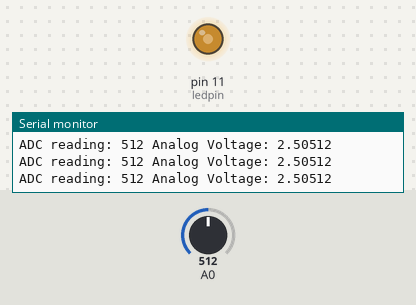
The sketch below on a simulated Arduino Uno, built with avr-gcc and run on an emulated ATmega328P. Shown: output pins drawn as LEDs (lit = HIGH), the last lines printed to the serial monitor. Inputs (shaded band) come from the test bench; at power-on: A0 = 512.

Above: at 1.2 s.
1.3 s: A0 set to 716
At 2.0 s:
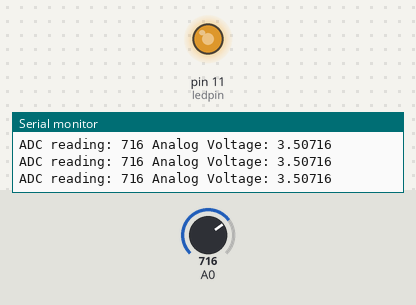
2.8 s: A0 set to 989
At 3.7 s:
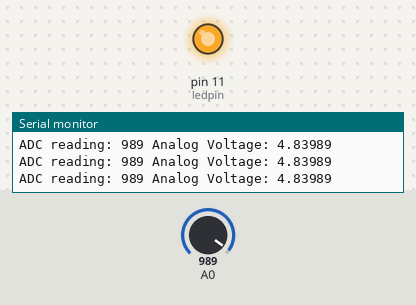
4.3 s: A0 set to 1018
At 5.5 s:
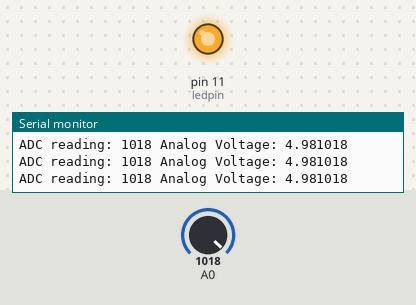
5.8 s: A0 set to 122
At 7.0 s:
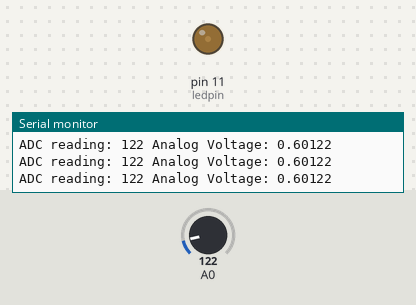
7.3 s: A0 set to 0
At 7.9 s:
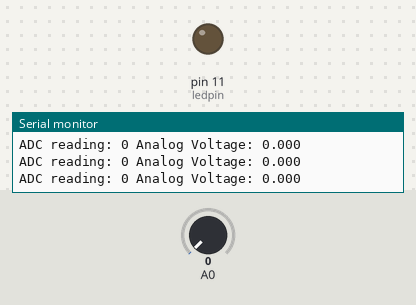
Timing chart, 0 to 9.8 s (numbered marks = the images above; inputs shaded):
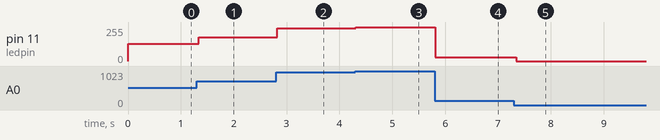

Measured:
- after the input at 1.3 s, pin 11 (ledpin): 128/255 → 179/255 at once
- after the input at 2.8 s, pin 11 (ledpin): 179/255 → 247/255 at once
- after the input at 4.3 s, pin 11 (ledpin): 247/255 → 254/255 at once
- after the input at 5.8 s, pin 11 (ledpin): 254/255 → 30/255 at once
- after the input at 7.3 s, pin 11 (ledpin): 30/255 → 0/255 at once

The sketch:

pento.c.ino
```cpp
void setup() {
  Serial.begin(9600);
  int ledpin= 11;
}

void loop() {
  int sensorValue = analogRead(A0);
  Serial.println(sensorValue);
  delay(1);
float voltage = sensorValue * (5.0/1023.0);
int brightness = sensorValue/4;
analogWrite(11,brightness);
Serial.print("ADC reading: ");
Serial.print(sensorValue);
Serial.print(" Analog Voltage: ");
Serial.print(voltage);

}
```
